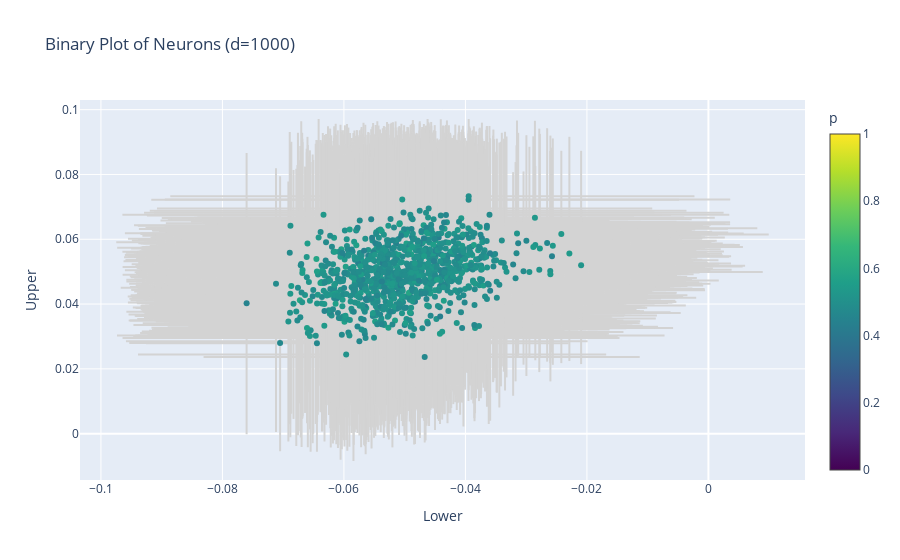

The cell this chart's notebook holds for it:
### Code cell
import math
def binary_plot(model, scale_weights=False):
    weights = model.linear.weight.detach()
    if scale_weights:
        weights = weights * math.sqrt(d)
    u = []
    l = []
    s = []
    for i in range(d):
        mean = weights[i].mean()
        upper = weights[i][weights[i] > mean].median()
        lower = weights[i][weights[i] < mean].median()
        u.append(upper.item())
        l.append(lower.item())
        s.append((weights[i] > mean).sum().item() / m)
    plt.scatter(l, u, c=s, vmin=0, vmax=1)
    plt.xlabel('Lower')
    plt.ylabel('Upper')
    plt.colorbar(label='p')
    return plt

import plotly.graph_objects as go

def binary_plot_plotly(model, scale_weights=False):
    """Splits the weights of each neuron into upper and lower, and plots the pair.
    If the error bars are a mess, then the neuron is not binary.
    """
    weights = model.linear.weight.detach()
    if scale_weights:
        weights = weights * math.sqrt(d)
    u = []
    umin, umax = [], []
    l = []
    lmin, lmax = [], []
    s = []
    q = 0.1
    for i in range(d):
        mean = weights[i].mean()
        upper = weights[i][weights[i] >= mean]
        lower = weights[i][weights[i] < mean]
        um = upper.median().item()
        lm = lower.median().item()
        umin.append(um - torch.quantile(upper, 1- q).item())
        umax.append(torch.quantile(upper, q).item() - um)
        lmin.append(lm - torch.quantile(lower, 1- q).item())
        lmax.append(torch.quantile(lower, q).item() - lm)
        u.append(um)
        l.append(lm)
        s.append((weights[i] > mean).sum().item() / m)
    texts = [f'Upper: {u[i]:.4f}, Lower: {l[i]:.4f}, p: {s[i]:.4f}' for i in range(len(u))]
    fig = go.Figure(data=go.Scatter(x=l,
                                    y=u, 
                                    mode='markers',
                                    error_x=dict(type='data', symmetric=False, array=lmax, arrayminus=lmin, color='lightgrey', width=0),
                                    error_y=dict(type='data', symmetric=False, array=umax, arrayminus=umin, color='lightgrey', width=0),
                                    marker=dict(color=s, colorscale='Viridis', cmin=0, cmax=1, colorbar=dict(title='p')),
                                    hoverinfo='text',
                                    text=texts))
    fig.update_layout(title_text=f"Binary Plot of Neurons (d={d})")
    fig.update_layout(xaxis_title='Lower', yaxis_title='Upper')
    return fig


binary_plot_plotly(model).show()

### Figure 1 — Plotly figure (JSON) as saved in the notebook; plotly's stock layout.template omitted (floating-point values rounded to 4 significant figures; data arrays with more than 128 entries replaced by an {"elided": "..."} marker saying what was removed)
{"data": [{"error_x": {"array": {"elided": "1000 float values"}, "arrayminus": {"elided": "1000 float values"}, "color": "lightgrey", "symmetric": false, "type": "data", "width": 0}, "error_y": {"array": {"elided": "1000 float values"}, "arrayminus": {"elided": "1000 float values"}, "color": "lightgrey", "symmetric": false, "type": "data", "width": 0}, "hoverinfo": "text", "marker": {"cmax": 1, "cmin": 0, "color": {"elided": "1000 float values"}, "colorbar": {"title": {"text": "p"}}, "colorscale": [[0, "#440154"], [0.1111, "#482878"], [0.2222, "#3e4989"], [0.3333, "#31688e"], [0.4444, "#26828e"], [0.5556, "#1f9e89"], [0.6667, "#35b779"], [0.7778, "#6ece58"], [0.8889, "#b5de2b"], [1, "#fde725"]]}, "mode": "markers", "text": {"elided": "1000 str values"}, "type": "scatter", "x": {"elided": "1000 float values"}, "y": {"elided": "1000 float values"}}], "layout": {"title": {"text": "Binary Plot of Neurons (d=1000)"}, "xaxis": {"title": {"text": "Lower"}}, "yaxis": {"title": {"text": "Upper"}}}}
